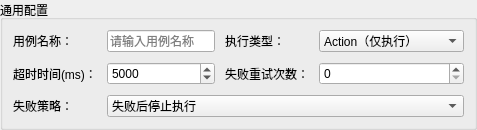
           <widget class="QGroupBox" name="groupBox_common">
            <property name="title">
             <string>通用配置</string>
            </property>
            <layout class="QGridLayout" name="commonGrid">
             <property name="leftMargin">
              <number>10</number>
             </property>
             <property name="topMargin">
              <number>10</number>
             </property>
             <property name="rightMargin">
              <number>10</number>
             </property>
             <property name="bottomMargin">
              <number>10</number>
             </property>
             <property name="spacing">
              <number>10</number>
             </property>
             <item row="0" column="0">
              <widget class="QLabel" name="label_caseName">
               <property name="text">
                <string>用例名称：</string>
               </property>
              </widget>
             </item>
             <item row="0" column="1">
              <widget class="QLineEdit" name="lineEdit_caseName">
               <property name="placeholderText">
                <string>请输入用例名称</string>
               </property>
              </widget>
             </item>
             <item row="0" column="2">
              <widget class="QLabel" name="label_caseType">
               <property name="text">
                <string>执行类型：</string>
               </property>
              </widget>
             </item>
             <item row="0" column="3">
              <widget class="QComboBox" name="comboBox_caseType">
               <item>
                <property name="text">
                 <string>Action（仅执行）</string>
                </property>
               </item>
               <item>
                <property name="text">
                 <string>Delay（延时）</string>
                </property>
               </item>
               <item>
                <property name="text">
                 <string>Pop（人机交互）</string>
                </property>
               </item>
               <item>
                <property name="text">
                 <string>Measurement（测量）</string>
                </property>
               </item>
               <item>
                <property name="text">
                 <string>Loop（循环批量）</string>
                </property>
               </item>
              </widget>
             </item>
             <item row="1" column="0">
              <widget class="QLabel" name="label_timeout">
               <property name="text">
                <string>超时时间(ms)：</string>
               </property>
              </widget>
             </item>
             <item row="1" column="1">
              <widget class="QSpinBox" name="spinBox_timeout">
               <property name="minimum">
                <number>-1</number>
               </property>
               <property name="maximum">
                <number>99999999</number>
               </property>
               <property name="value">
                <number>5000</number>
               </property>
               <property name="specialValueText">
                <string>-1 (无限等待)</string>
               </property>
              </widget>
             </item>
             <item row="1" column="2">
              <widget class="QLabel" name="label_retry">
               <property name="text">
                <string>失败重试次数：</string>
               </property>
              </widget>
             </item>
             <item row="1" column="3">
              <widget class="QSpinBox" name="spinBox_retry">
               <property name="minimum">
                <number>0</number>
               </property>
               <property name="maximum">
                <number>10</number>
               </property>
               <property name="value">
                <number>0</number>
               </property>
              </widget>
             </item>
             <item row="2" column="0">
              <widget class="QLabel" name="label_failPolicy">
               <property name="text">
                <string>失败策略：</string>
               </property>
              </widget>
             </item>
             <item row="2" column="1" colspan="3">
              <widget class="QComboBox" name="comboBox_failPolicy">
               <item>
                <property name="text">
                 <string>失败后停止执行</string>
                </property>
               </item>
               <item>
                <property name="text">
                 <string>失败后继续下一条</string>
                </property>
               </item>
              </widget>
             </item>
            </layout>
           </widget>
